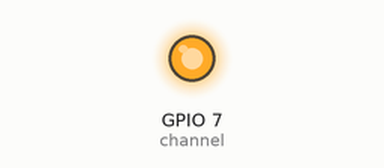
Simulated run of this program. Board: Raspberry Pi (BCM pin numbers), started with the argument on. On the bench: output pins drawn as LEDs (lit = HIGH). What the program prints to the terminal is not drawn. At 0.0 s the program stops and its outputs stay as they are.

Above: at 0.1 s.
Timing chart, 0 to 1.5 s (numbered marks = the images above):
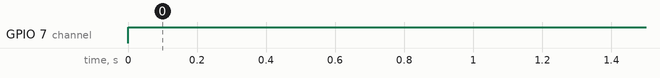

Measured:
- by itself, GPIO 7 (channel): LOW → HIGH at 0.00 s

The program:

light.py
```python
#encoding: utf-8
import sys
import RPi.GPIO as GPIO

#通过电磁继电器控制灯的开闭

channel = 7
def clean():
    GPIO.setwarnings(False)
    GPIO.setmode(GPIO.BCM)  # BCM就是我们上面所说的08编号方式。
    GPIO.setup(channel, GPIO.OUT, initial=GPIO.LOW)  # 设置channel=8的接口的编号方式是输出，默认是低电平。

def open():
    GPIO.output(channel, GPIO.HIGH)

def close():
    GPIO.output(channel, GPIO.LOW)
    GPIO.cleanup()


if __name__ == '__main__':
    clean()
    if sys.argv[1]=='on':
        open()
        print "灯已打开"
    else:
        close()
        print "灯已关闭"
```
